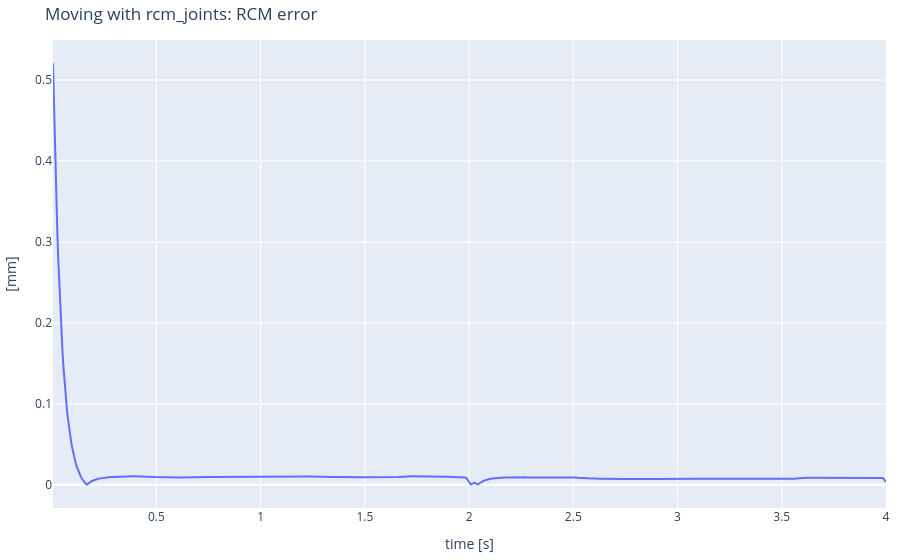
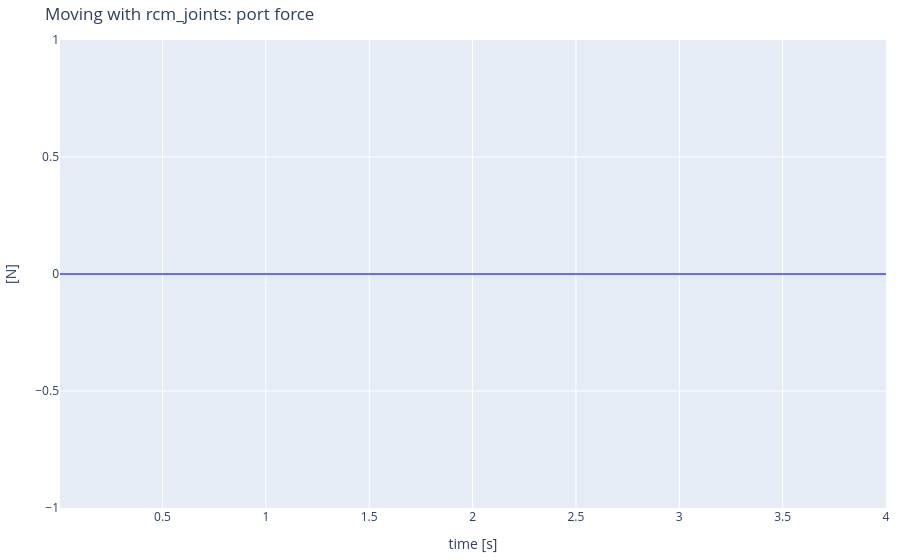

The notebook cell saved with these charts, in order:
### Markdown cell above
> **T1.** Check it: move the robot through a combination of swing, pitch and insertion using `rcm_joints`, and record the RCM error and the force on the port. Both should stay close to zero. Note that pyBullet's `setJointMotorControlArray()` allows directly controlling position.

### Code cell
duration = 4.0       # [s]
t = 0.0
time_log, rcm_log, force_log = [], [], []


while t < duration:
    # SENSE
    error = rcm_error(robot)
    force = np.linalg.norm(kh.port_force(robot, port))

    # CONTROL: a slow motion in the three reduced coordinates    
    swing = 0.1 * np.sin(2*np.pi*0.25*t)
    pitch = 0.1 * np.sin(2*np.pi*0.25*t)
    insertion = 0.02 * np.sin(2*np.pi*0.25*t)
    
    q_target = rcm_joints(swing, pitch, insertion)

    # ACT
    p.setJointMotorControlArray(robot, joints, p.POSITION_CONTROL, targetPositions=q_target, forces=max_forces)
    p.stepSimulation()

    # WAIT
    time.sleep(DT)
    t = t + DT

    time_log.append(t)
    rcm_log.append(error * 1000)  # Convertido para mm
    force_log.append(force)


kh.plot_series(time_log, {"RCM error [mm]": rcm_log}, ylabel="[mm]", title="Moving with rcm_joints: RCM error")
kh.plot_series(time_log, {"force on the port [N]": force_log}, ylabel="[N]", title="Moving with rcm_joints: port force")

### Figure 1 — Plotly figure (JSON) as saved in the notebook; plotly's stock layout.template omitted (floating-point values rounded to 4 significant figures; data arrays with more than 128 entries replaced by an {"elided": "..."} marker saying what was removed)
{"data": [{"mode": "lines", "name": "RCM error [mm]", "type": "scatter", "x": {"elided": "960 float values"}, "y": {"elided": "960 float values"}}], "layout": {"margin": {"b": 10, "l": 10, "r": 10, "t": 40}, "title": {"text": "Moving with rcm_joints: RCM error"}, "xaxis": {"title": {"text": "time [s]"}}, "yaxis": {"title": {"text": "[mm]"}}}}

### Figure 2 — Plotly figure (JSON) as saved in the notebook; plotly's stock layout.template omitted (floating-point values rounded to 4 significant figures; data arrays with more than 128 entries replaced by an {"elided": "..."} marker saying what was removed)
{"data": [{"mode": "lines", "name": "force on the port [N]", "type": "scatter", "x": {"elided": "960 float values"}, "y": {"elided": "960 int values"}}], "layout": {"margin": {"b": 10, "l": 10, "r": 10, "t": 40}, "title": {"text": "Moving with rcm_joints: port force"}, "xaxis": {"title": {"text": "time [s]"}}, "yaxis": {"title": {"text": "[N]"}}}}
